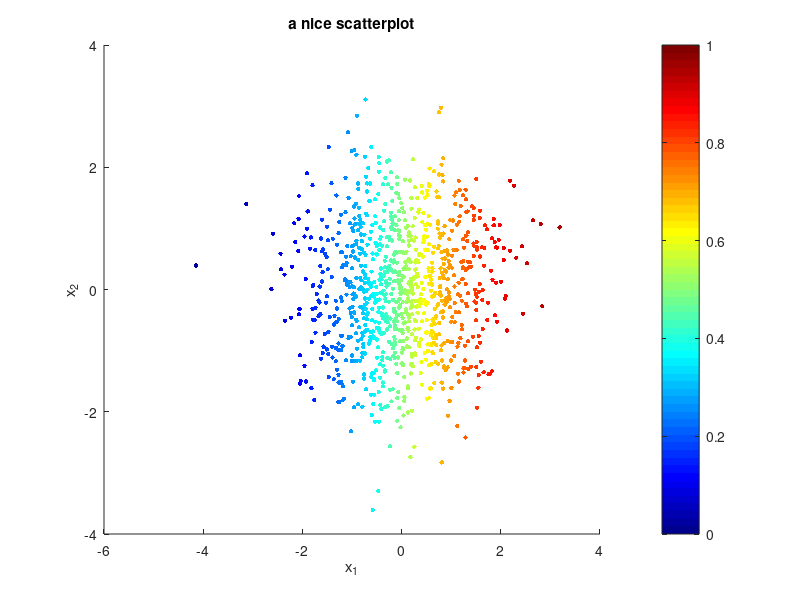

MATLAB code for this plot:
% some ideas to make a scatter plot in the logistic regression exercise
% you may use and adapt this code according to your needs 

% just a random set as an example
x = randn(1000,2);
% "class probabilities"
cl = 1./(1+exp(-x(:,1))); 

% this seems to work
mycolormap = colormap('Jet');
d64 = [0:63]/63; % 
c = interp1(d64, mycolormap,cl);
dotsize = 10;
scatter(x(:,1),x(:,2),dotsize,c,'fill');
xlabel('x_1');
ylabel('x_2');
title('a nice scatterplot');
colorbar; % what do the colors mean?